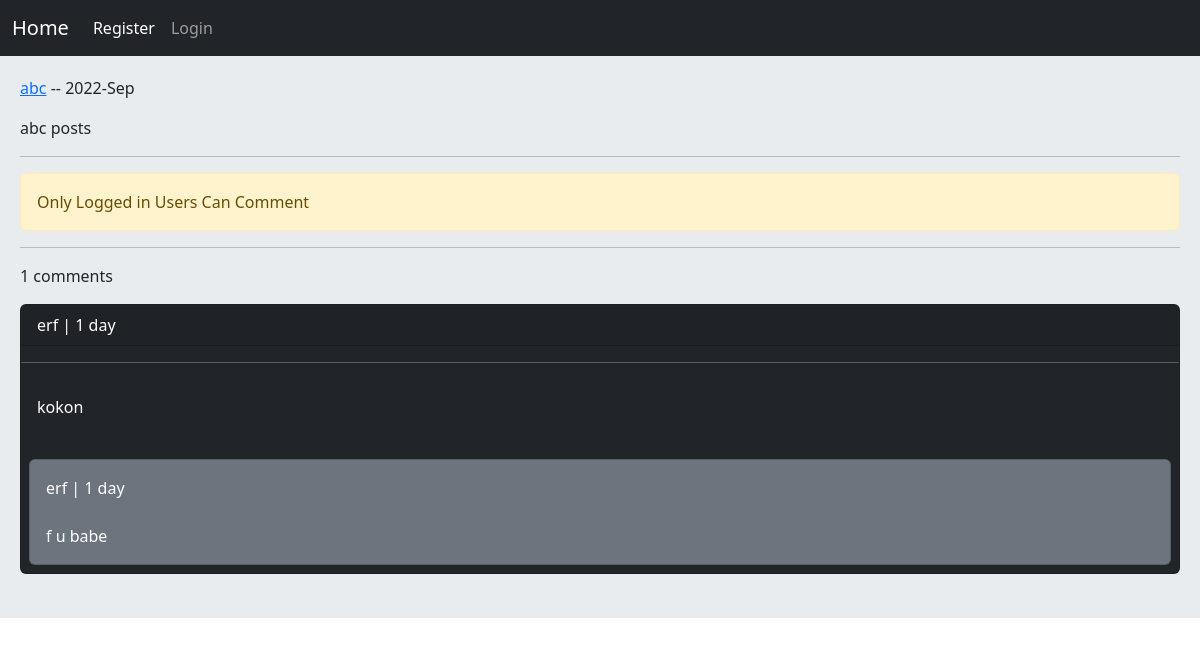
The page /post/2/abc-posts/ on the database its author committed.
### home/models.py (models this page shows, shortened)
class Post(models.Model):
    user = models.ForeignKey(User, on_delete=models.CASCADE, related_name='posts')
    body = models.TextField()
    slug = models.SlugField()
    created = models.DateTimeField(auto_now_add=True)
    updated = models.DateTimeField(auto_now=True)
    class Meta:
        ordering = ('-created', 'body')

class Comments(models.Model):
    user = models.ForeignKey(User, on_delete=models.CASCADE, related_name='ucomments')
    post = models.ForeignKey(Post, on_delete=models.CASCADE, related_name='pcomments')
    reply = models.ForeignKey('self', on_delete=models.CASCADE, related_name='rcomments', blank=True, null=True)
    is_reply = models.BooleanField(default=False)
    body = models.TextField(max_length=400)
    created = models.DateTimeField(auto_now_add=True)

### home/views.py (the view, shortened to what this page needs)
# urls.py: path('post/<int:post_id>/<slug:post_slug>/', views.PostDetailView.as_view(), name='post_detail'),
class PostDetailView(View):
    form_class = CommentCreateForm
    form_class_reply = CommentReplyForm
    def setup(self, request, *args, **kwargs):
        self.post_instance = Post.objects.get(pk=kwargs['post_id'], slug=kwargs['post_slug'])
        return super().setup(request, *args, **kwargs)
    def get(self,request, *args, **kwargs):
        try:
            comments = self.post_instance.pcomments.filter(is_reply=False)
            return render(request, 'home/detail.html', {'post': self.post_instance,
                                                        'comments': comments,
                                                        'form': self.form_class,
                                                        'reply_form': self.form_class_reply, })
        except ObjectDoesNotExist:
            messages.warning(request, 'Page Not Found', 'warning')
            return redirect('home:home')

### home/templates/home/detail.html (shortened to what this page needs)
{% extends 'base.html' %}
{% block content %}
        <p><a class="" href="{% url 'accounts:user_profile' post.user.id %}">{{ post.user.username }}</a> -- {{ post.updated|date:"Y-M" }}</p>
        <p>{{ post.body }}</p>
    <hr/>
    {% if request.user.is_authenticated %}
        <a href="{% url 'home:post_like' post.id %}" class="btn btn-info col-md-2"> Like {{ post.likes_count }} </a>
        <form action="" method="post">
            {% csrf_token %}
            {{ form.as_p }}
            <input class="btn btn-info" type="submit" value="Send Comment">
        </form>
    {% else %}
        <p class="alert alert-warning"> Only Logged in Users Can Comment </p>
    {% endif %}
    <hr/>
    <p>{{ comments.count }} comments</p>
    {% for comment in comments %}
        <div class="card bg-dark text-white">
            <p class="card-header">{{ comment.user }} | {{ comment.created|timesince }}</p>
            <hr/>
            <p class="card-body">{{ comment.body }}</p>
            {% with replies=comment.rcomments.all %}
                {% for reply in replies %}
                <div class="card bg-secondary text-white p-2 m-2">
                    <p class="card-body p-1 m-1"> {{ reply.user }} | {{ comment.created|timesince }}
                    <br/><br/>{{ reply.body }} </p>
                </div>
                {% endfor %}
            {% endwith %}
        </div>
        <br/>
    {% empty %}
        <p> There Is No Reply For This Post.. </p>
    {% endfor %}
{% endblock %}

### rows shown on the page
Post: user.username "abc", updated "2022-Sep", body "abc posts"
Comments: user "erf", created "1 day", body "kokon"
Comments: user "erf", body "f u babe"

### other values the page prints
{{ comments.count }} "1"
